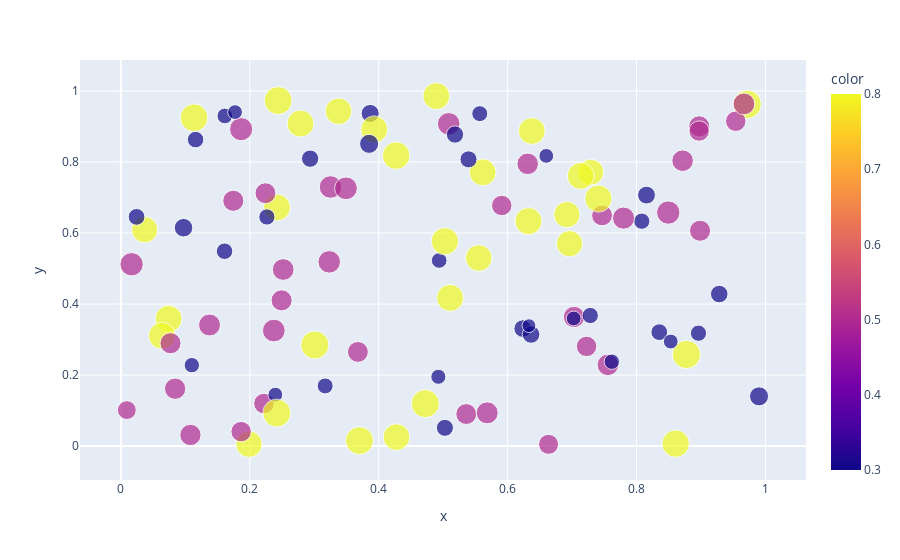

Source (notebook cell):
### Code cell
px.scatter(x=cluster_centers[:,0], y=cluster_centers[:,1], size=binom_sample, color=p_arr)
